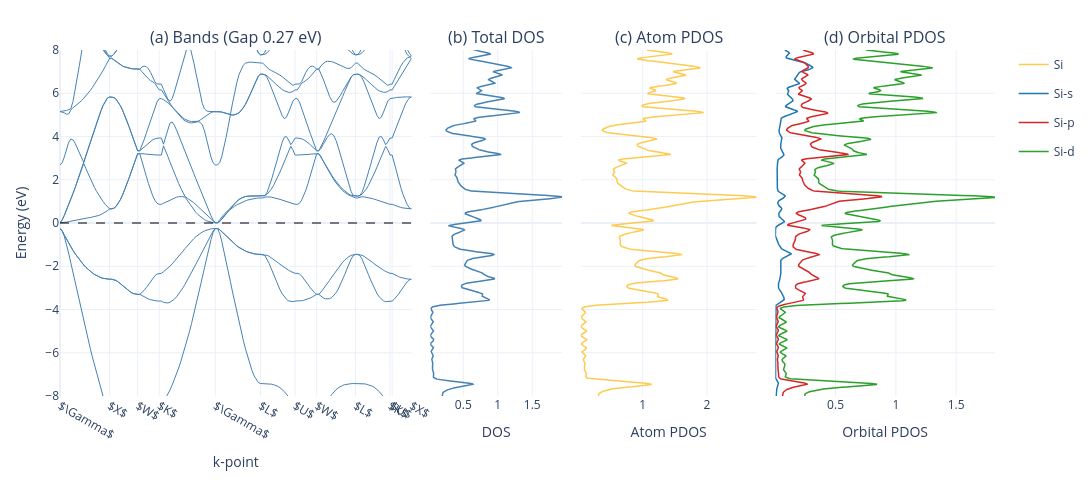

Notebook cell for this chart:
### Code cell
task_bands_dos(atoms,model , out='demo').show()

### Figure 1 — Plotly figure (JSON) as saved in the notebook; plotly's stock layout.template omitted (floating-point values rounded to 4 significant figures; data arrays with more than 128 entries replaced by an {"elided": "..."} marker saying what was removed)
{"data": [{"hoverinfo": "y", "line": {"color": "steelblue", "width": 1}, "mode": "lines", "showlegend": false, "type": "scatter", "x": {"elided": "164 int values"}, "xaxis": "x", "y": {"elided": "164 float values"}, "yaxis": "y"}, {"hoverinfo": "y", "line": {"color": "steelblue", "width": 1}, "mode": "lines", "showlegend": false, "type": "scatter", "x": {"elided": "164 int values"}, "xaxis": "x", "y": {"elided": "164 float values"}, "yaxis": "y"}, {"hoverinfo": "y", "line": {"color": "steelblue", "width": 1}, "mode": "lines", "showlegend": false, "type": "scatter", "x": {"elided": "164 int values"}, "xaxis": "x", "y": {"elided": "164 float values"}, "yaxis": "y"}, {"hoverinfo": "y", "line": {"color": "steelblue", "width": 1}, "mode": "lines", "showlegend": false, "type": "scatter", "x": {"elided": "164 int values"}, "xaxis": "x", "y": {"elided": "164 float values"}, "yaxis": "y"}, {"hoverinfo": "y", "line": {"color": "steelblue", "width": 1}, "mode": "lines", "showlegend": false, "type": "scatter", "x": {"elided": "164 int values"}, "xaxis": "x", "y": {"elided": "164 float values"}, "yaxis": "y"}, {"hoverinfo": "y", "line": {"color": "steelblue", "width": 1}, "mode": "lines", "showlegend": false, "type": "scatter", "x": {"elided": "164 int values"}, "xaxis": "x", "y": {"elided": "164 float values"}, "yaxis": "y"}, {"hoverinfo": "y", "line": {"color": "steelblue", "width": 1}, "mode": "lines", "showlegend": false, "type": "scatter", "x": {"elided": "164 int values"}, "xaxis": "x", "y": {"elided": "164 float values"}, "yaxis": "y"}, {"hoverinfo": "y", "line": {"color": "steelblue", "width": 1}, "mode": "lines", "showlegend": false, "type": "scatter", "x": {"elided": "164 int values"}, "xaxis": "x", "y": {"elided": "164 float values"}, "yaxis": "y"}, {"hoverinfo": "y", "line": {"color": "steelblue", "width": 1}, "mode": "lines", "showlegend": false, "type": "scatter", "x": {"elided": "164 int values"}, "xaxis": "x", "y": {"elided": "164 float values"}, "yaxis": "y"}, {"hoverinfo": "y", "line": {"color": "steelblue", "width": 1}, "mode": "lines", "showlegend": false, "type": "scatter", "x": {"elided": "164 int values"}, "xaxis": "x", "y": {"elided": "164 float values"}, "yaxis": "y"}, {"hoverinfo": "y", "line": {"color": "steelblue", "width": 1}, "mode": "lines", "showlegend": false, "type": "scatter", "x": {"elided": "164 int values"}, "xaxis": "x", "y": {"elided": "164 float values"}, "yaxis": "y"}, {"hoverinfo": "y", "line": {"color": "steelblue", "width": 1}, "mode": "lines", "showlegend": false, "type": "scatter", "x": {"elided": "164 int values"}, "xaxis": "x", "y": {"elided": "164 float values"}, "yaxis": "y"}, {"hoverinfo": "y", "line": {"color": "steelblue", "width": 1}, "mode": "lines", "showlegend": false, "type": "scatter", "x": {"elided": "164 int values"}, "xaxis": "x", "y": {"elided": "164 float values"}, "yaxis": "y"}, {"hoverinfo": "y", "line": {"color": "steelblue", "width": 1}, "mode": "lines", "showlegend": false, "type": "scatter", "x": {"elided": "164 int values"}, "xaxis": "x", "y": {"elided": "164 float values"}, "yaxis": "y"}, {"hoverinfo": "y", "line": {"color": "steelblue", "width": 1}, "mode": "lines", "showlegend": false, "type": "scatter", "x": {"elided": "164 int values"}, "xaxis": "x", "y": {"elided": "164 float values"}, "yaxis": "y"}, {"hoverinfo": "y", "line": {"color": "steelblue", "width": 1}, "mode": "lines", "showlegend": false, "type": "scatter", "x": {"elided": "164 int values"}, "xaxis": "x", "y": {"elided": "164 float values"}, "yaxis": "y"}, {"hoverinfo": "y", "line": {"color": "steelblue", "width": 1}, "mode": "lines", "showlegend": false, "type": "scatter", "x": {"elided": "164 int values"}, "xaxis": "x", "y": {"elided": "164 float values"}, "yaxis": "y"}, {"hoverinfo": "y", "line": {"color": "steelblue", "width": 1}, "mode": "lines", "showlegend": false, "type": "scatter", "x": {"elided": "164 int values"}, "xaxis": "x", "y": {"elided": "164 float values"}, "yaxis": "y"}, {"line": {"color": "steelblue", "width": 1.5}, "mode": "lines", "name": "Total DOS", "showlegend": false, "type": "scatter", "x": {"elided": "5000 float values"}, "xaxis": "x2", "y": {"elided": "5000 float values"}, "yaxis": "y2"}, {"legendgroup": "Si", "line": {"width": 1.5}, "mode": "lines", "name": "Si", "type": "scatter", "x": {"elided": "1000 float values"}, "xaxis": "x3", "y": {"elided": "1000 float values"}, "yaxis": "y3"}, {"legendgroup": "Si-s", "line": {"color": "#1f77b4", "dash": "solid", "width": 1.5}, "mode": "lines", "name": "Si-s", "type": "scatter", "x": {"elided": "1000 float values"}, "xaxis": "x4", "y": {"elided": "1000 float values"}, "yaxis": "y4"}, {"legendgroup": "Si-p", "line": {"color": "#d62728", "dash": "solid", "width": 1.5}, "mode": "lines", "name": "Si-p", "type": "scatter", "x": {"elided": "1000 float values"}, "xaxis": "x4", "y": {"elided": "1000 float values"}, "yaxis": "y4"}, {"legendgroup": "Si-d", "line": {"color": "#2ca02c", "dash": "solid", "width": 1.5}, "mode": "lines", "name": "Si-d", "type": "scatter", "x": {"elided": "1000 float values"}, "xaxis": "x4", "y": {"elided": "1000 float values"}, "yaxis": "y4"}], "layout": {"annotations": [{"font": {"size": 16}, "showarrow": false, "text": "(a) Bands (Gap 0.27 eV)", "x": 0.188, "xanchor": "center", "xref": "paper", "y": 1, "yanchor": "bottom", "yref": "paper"}, {"font": {"size": 16}, "showarrow": false, "text": "(b) Total DOS", "x": 0.4665, "xanchor": "center", "xref": "paper", "y": 1, "yanchor": "bottom", "yref": "paper"}, {"font": {"size": 16}, "showarrow": false, "text": "(c) Atom PDOS", "x": 0.651, "xanchor": "center", "xref": "paper", "y": 1, "yanchor": "bottom", "yref": "paper"}, {"font": {"size": 16}, "showarrow": false, "text": "(d) Orbital PDOS", "x": 0.8825, "xanchor": "center", "xref": "paper", "y": 1, "yanchor": "bottom", "yref": "paper"}], "font": {"size": 12}, "height": 480, "legend": {"orientation": "v", "x": 1.02, "y": 1}, "margin": {"b": 60, "l": 60, "r": 60, "t": 50}, "shapes": [{"line": {"color": "black", "dash": "dash"}, "opacity": 0.5, "type": "line", "x0": 0, "x1": 1, "xref": "x domain", "y0": 0, "y1": 0, "yref": "y"}], "width": 1300, "xaxis": {"anchor": "y", "domain": [0, 0.376], "tickmode": "array", "ticktext": ["$\\Gamma$", "$X$", "$W$", "$K$", "$\\Gamma$", "$L$", "$U$", "$W$", "$L$", "$K$", "$U$", "$X$"], "tickvals": [0, 23, 36, 46, 72, 93, 109, 119, 137, 153, 154, 163], "title": {"text": "k-point"}}, "xaxis2": {"anchor": "y2", "domain": [0.396, 0.537], "title": {"text": "DOS"}}, "xaxis3": {"anchor": "y3", "domain": [0.557, 0.745], "title": {"text": "Atom PDOS"}}, "xaxis4": {"anchor": "y4", "domain": [0.765, 1], "title": {"text": "Orbital PDOS"}}, "yaxis": {"anchor": "x", "domain": [0, 1], "range": [-8, 8], "title": {"text": "Energy (eV)"}}, "yaxis2": {"anchor": "x2", "domain": [0, 1], "matches": "y", "range": [-8, 8], "showticklabels": false}, "yaxis3": {"anchor": "x3", "domain": [0, 1], "matches": "y", "range": [-8, 8], "showticklabels": false}, "yaxis4": {"anchor": "x4", "domain": [0, 1], "matches": "y", "range": [-8, 8], "showticklabels": false}}}
